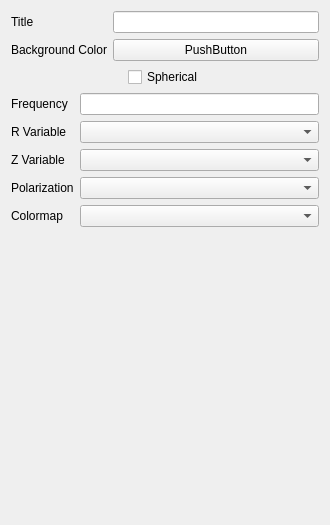
<?xml version="1.0" encoding="UTF-8"?>
<ui version="4.0">
 <class>ThreeDPlotSettings</class>
 <widget class="QWidget" name="ThreeDPlotSettings">
  <property name="geometry">
   <rect>
    <x>0</x>
    <y>0</y>
    <width>330</width>
    <height>525</height>
   </rect>
  </property>
  <property name="windowTitle">
   <string>Form</string>
  </property>
  <layout class="QVBoxLayout" name="verticalLayout">
   <item>
    <layout class="QFormLayout" name="formLayout_2">
     <item row="0" column="0">
      <widget class="QLabel" name="label">
       <property name="text">
        <string>Title</string>
       </property>
      </widget>
     </item>
     <item row="0" column="1">
      <widget class="QLineEdit" name="title_le"/>
     </item>
     <item row="1" column="0">
      <widget class="QLabel" name="label_4">
       <property name="text">
        <string>Background Color</string>
       </property>
      </widget>
     </item>
     <item row="1" column="1">
      <widget class="ColorButton" name="bg_color_btn">
       <property name="text">
        <string>PushButton</string>
       </property>
      </widget>
     </item>
    </layout>
   </item>
   <item>
    <layout class="QHBoxLayout" name="horizontalLayout">
     <item>
      <spacer name="horizontalSpacer">
       <property name="orientation">
        <enum>Qt::Horizontal</enum>
       </property>
       <property name="sizeHint" stdset="0">
        <size>
         <width>40</width>
         <height>20</height>
        </size>
       </property>
      </spacer>
     </item>
     <item>
      <widget class="QCheckBox" name="spherical_checkbox">
       <property name="layoutDirection">
        <enum>Qt::LeftToRight</enum>
       </property>
       <property name="text">
        <string>Spherical</string>
       </property>
      </widget>
     </item>
     <item>
      <spacer name="horizontalSpacer_2">
       <property name="orientation">
        <enum>Qt::Horizontal</enum>
       </property>
       <property name="sizeHint" stdset="0">
        <size>
         <width>40</width>
         <height>20</height>
        </size>
       </property>
      </spacer>
     </item>
    </layout>
   </item>
   <item>
    <layout class="QFormLayout" name="formLayout">
     <item row="0" column="0">
      <widget class="QLabel" name="label_9">
       <property name="text">
        <string>Frequency</string>
       </property>
       <property name="alignment">
        <set>Qt::AlignCenter</set>
       </property>
      </widget>
     </item>
     <item row="0" column="1">
      <widget class="FrequencyLineEdit" name="freq_le"/>
     </item>
     <item row="1" column="0">
      <widget class="QLabel" name="r_var_label">
       <property name="text">
        <string>R Variable</string>
       </property>
      </widget>
     </item>
     <item row="1" column="1">
      <widget class="QComboBox" name="r_var_cb"/>
     </item>
     <item row="2" column="0">
      <widget class="QLabel" name="z_var_label">
       <property name="text">
        <string>Z Variable</string>
       </property>
      </widget>
     </item>
     <item row="2" column="1">
      <widget class="QComboBox" name="z_var_cb"/>
     </item>
     <item row="3" column="0">
      <widget class="QLabel" name="pol_label">
       <property name="text">
        <string>Polarization</string>
       </property>
      </widget>
     </item>
     <item row="3" column="1">
      <widget class="QComboBox" name="pol_cb"/>
     </item>
     <item row="4" column="0">
      <widget class="QLabel" name="cmap_label">
       <property name="text">
        <string>Colormap</string>
       </property>
      </widget>
     </item>
     <item row="4" column="1">
      <widget class="QComboBox" name="cmap_cb"/>
     </item>
    </layout>
   </item>
   <item>
    <spacer name="verticalSpacer">
     <property name="orientation">
      <enum>Qt::Vertical</enum>
     </property>
     <property name="sizeHint" stdset="0">
      <size>
       <width>20</width>
       <height>40</height>
      </size>
     </property>
    </spacer>
   </item>
  </layout>
 </widget>
 <customwidgets>
  <customwidget>
   <class>ColorButton</class>
   <extends>QPushButton</extends>
   <header>pyqtgraph</header>
  </customwidget>
  <customwidget>
   <class>FrequencyLineEdit</class>
   <extends>QLineEdit</extends>
   <header>..widgets.frequency_lineedit</header>
  </customwidget>
 </customwidgets>
 <resources/>
 <connections/>
</ui>
